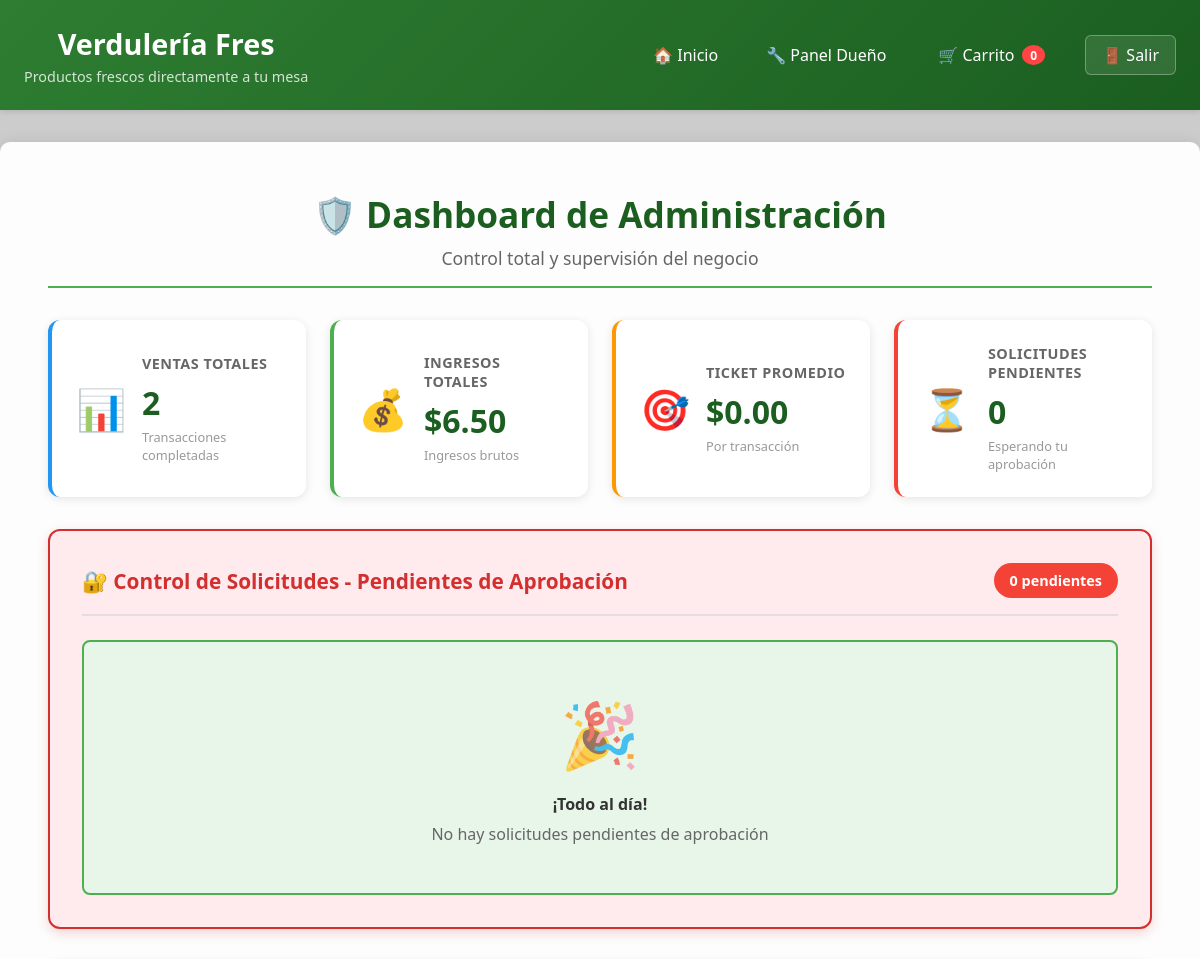
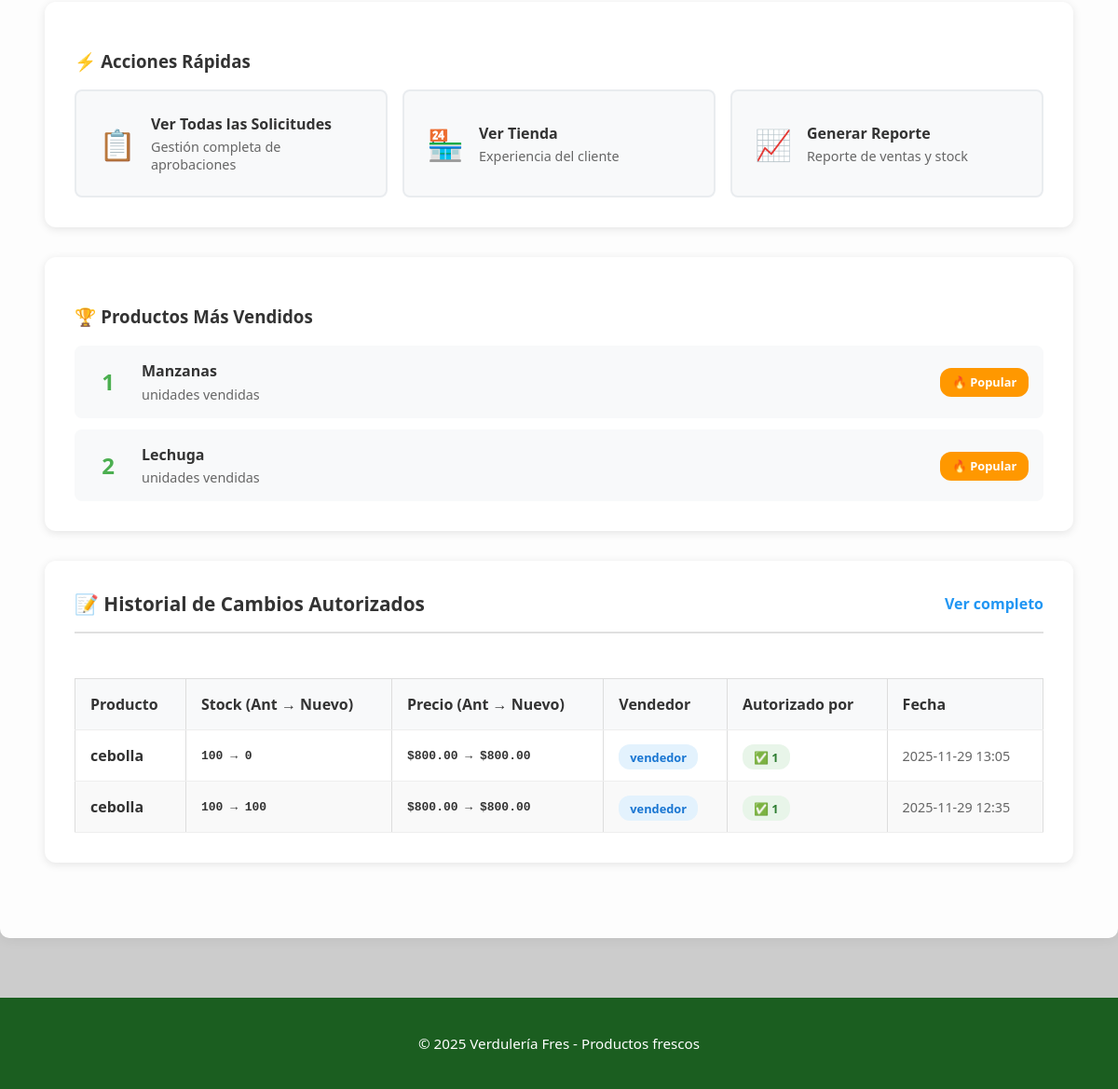
/panel_dueno (signed in), run on the app's committed database (2 pictures, top to bottom).
### tables this page shows
CREATE TABLE productos (
            id INTEGER PRIMARY KEY AUTOINCREMENT,
            nombre TEXT NOT NULL,
            descripcion TEXT,
            precio REAL NOT NULL,
            stock INTEGER NOT NULL DEFAULT 0,
            categoria TEXT,
            imagen_url TEXT,  -- <--- CAMPO NUEVO PARA FOTOS
            vendedor_id INTEGER,
            activo BOOLEAN DEFAULT 1,
            FOREIGN KEY (vendedor_id) REFERENCES usuarios (id)
        );

CREATE TABLE cambios_stock (
            id INTEGER PRIMARY KEY AUTOINCREMENT,
            producto_id INTEGER,
            vendedor_id INTEGER,
            stock_anterior INTEGER,
            stock_nuevo INTEGER,
            precio_anterior REAL,
            precio_nuevo REAL,
            porcentaje_cambio REAL,
            motivo TEXT,
            estado TEXT, -- 'pendiente', 'autorizado', 'rechazado'
            fecha_solicitud DATETIME,
            fecha_autorizacion DATETIME,
            autorizado_por INTEGER
        );

CREATE TABLE usuarios (
            id INTEGER PRIMARY KEY AUTOINCREMENT,
            username TEXT UNIQUE NOT NULL,
            password TEXT NOT NULL,
            rol_id INTEGER NOT NULL,
            email TEXT,
            FOREIGN KEY (rol_id) REFERENCES roles (id)
        );

### app.py (the view)
@app.route("/panel_dueno")
@login_required
@rol_requerido("dueno")
def panel_dueno():
    conn = get_db_connection()
    stats = conn.execute("SELECT COUNT(*) as total_ventas, COALESCE(SUM(total), 0) as total_ingresos FROM ventas WHERE estado='completada'").fetchone()
    pend = conn.execute("SELECT cs.*, p.nombre, u.username as vendedor FROM cambios_stock cs JOIN productos p ON cs.producto_id=p.id JOIN usuarios u ON cs.vendedor_id=u.id WHERE cs.estado='pendiente' ORDER BY cs.fecha_solicitud DESC").fetchall()
    top = conn.execute("SELECT p.nombre, SUM(vi.cantidad) as total FROM venta_items vi JOIN productos p ON vi.producto_id=p.id JOIN ventas v ON vi.venta_id=v.id WHERE v.estado='completada' GROUP BY p.id ORDER BY total DESC LIMIT 5").fetchall()
    aut = conn.execute("SELECT cs.*, p.nombre, u1.username as vendedor FROM cambios_stock cs JOIN productos p ON cs.producto_id=p.id JOIN usuarios u1 ON cs.vendedor_id=u1.id WHERE cs.estado='autorizado' ORDER BY cs.fecha_autorizacion DESC LIMIT 10").fetchall()
    conn.close()
    return render_template("panel_dueno.html", stats=stats, cambios_pendientes=pend, top_productos=top, cambios_autorizados=aut)

### app.py (called while the page is built)
@app.after_request
def set_security_headers(response):
    response.headers['X-Content-Type-Options'] = 'nosniff'
    response.headers['X-Frame-Options'] = 'SAMEORIGIN'
    return response

def get_db_connection():
    conn = sqlite3.connect(DB_PATH)
    conn.row_factory = sqlite3.Row
    return conn

@login_manager.user_loader
def load_user(user_id):
    conn = get_db_connection()
    u = conn.execute("SELECT u.*, r.nombre as rol_nombre FROM usuarios u JOIN roles r ON u.rol_id = r.id WHERE u.id=?", (user_id,)).fetchone()
    conn.close()
    if u: return Usuario(u["id"], u["username"], u["rol_nombre"])
    return None

def rol_requerido(roles_permitidos):
    if not isinstance(roles_permitidos, list): roles_permitidos = [roles_permitidos]
    def decorator(f):
        @wraps(f)
        def decorated_function(*args, **kwargs):
            if not current_user.is_authenticated: return login_manager.unauthorized()
            if current_user.rol not in roles_permitidos:
                flash("⛔ Acceso denegado: No tienes permisos.", "danger")
                return redirect(url_for("index"))
            return f(*args, **kwargs)
        return decorated_function
    return decorator

@app.context_processor
def inject_helpers():
    return dict(obtener_stock_actual=obtener_stock_actual, is_development=is_development)

### templates/panel_dueno.html (shortened to what this page needs)
{% extends 'base.html' %}
{% block content %}
<div class="admin-container">
    <div class="admin-header">
        <h2>🛡️ Dashboard de Administración</h2>
        <p class="subtitle">Control total y supervisión del negocio</p>
    </div>
    {% if stats %}
    <div class="stats-grid">
        <div class="stat-card stat-ventas">
            <div class="stat-icon">📊</div>
            <div class="stat-content">
                <p class="stat-label">Ventas Totales</p>
                <p class="stat-value">{{ stats.total_ventas or 0 }}</p>
                <p class="stat-subtitle">Transacciones completadas</p>
            </div>
        </div>
        <div class="stat-card stat-ingresos">
            <div class="stat-icon">💰</div>
            <div class="stat-content">
                <p class="stat-label">Ingresos Totales</p>
                <p class="stat-value">${{ "%.2f"|format(stats.total_ingresos or 0) }}</p>
                <p class="stat-subtitle">Ingresos brutos</p>
            </div>
        </div>
        <div class="stat-card stat-ticket">
            <div class="stat-icon">🎯</div>
            <div class="stat-content">
                <p class="stat-label">Ticket Promedio</p>
                <p class="stat-value">${{ "%.2f"|format(stats.ticket_promedio or 0) }}</p>
                <p class="stat-subtitle">Por transacción</p>
            </div>
        </div>
        <div class="stat-card stat-pendientes">
            <div class="stat-icon">⏳</div>
            <div class="stat-content">
                <p class="stat-label">Solicitudes Pendientes</p>
                <p class="stat-value">{{ cambios_pendientes|length }}</p>
                <p class="stat-subtitle">Esperando tu aprobación</p>
            </div>
        </div>
    </div>
    {% endif %}
    <div class="section critical-section">
        <div class="section-header">
            <h3>🔐 Control de Solicitudes - Pendientes de Aprobación</h3>
            <span class="badge-pendientes">{{ cambios_pendientes|length }} pendientes</span>
        </div>
        {% if cambios_pendientes %}
          <div class="solicitudes-grid">
            {% for cambio in cambios_pendientes %}
            <div class="solicitud-card {% if cambio.porcentaje_cambio > 50 %}cambio-alto{% elif cambio.porcentaje_cambio < -50 %}cambio-bajo{% endif %}">
                <div class="solicitud-header">
                    <div class="producto-info">
                        <h4>{{ cambio.nombre }}</h4>
                        <span class="vendedor-info">Por: {{ cambio.vendedor }}</span>
                    </div>
                    <div class="fecha-solicitud">
                        {{ cambio.fecha_solicitud[:16] }}
                    </div>
                </div>
                <div class="solicitud-body">
                    <div class="cambio-detalle">
                        <div class="cambio-item">
                            <span class="cambio-label">Stock:</span>
                            <div class="cambio-visual">
                                <span class="valor-anterior">{{ cambio.stock_anterior }}</span>
                                <span class="arrow">→</span>
                                <span class="valor-nuevo">{{ cambio.stock_nuevo }}</span>
                                <span class="porcentaje {% if cambio.porcentaje_cambio > 0 %}positivo{% else %}negativo{% endif %}">
                                    {{ "%+.1f"|format(cambio.porcentaje_cambio) }}%
                                </span>
                            </div>
                        </div>
                        {% if cambio.precio_anterior != cambio.precio_nuevo %}
                        <div class="cambio-item">
                            <span class="cambio-label">Precio:</span>
                            <div class="cambio-visual">
                                <span class="valor-anterior">${{ "%.2f"|format(cambio.precio_anterior) }}</span>
                                <span class="arrow">→</span>
                                <span class="valor-nuevo">${{ "%.2f"|format(cambio.precio_nuevo) }}</span>
                            </div>
                        </div>
                        {% endif %}
                        {% if cambio.motivo %}
                        <div class="motivo-cambio">
                            <strong>Motivo:</strong>
                            <p>{{ cambio.motivo }}</p>
                        </div>
                        {% endif %}
                    </div>
                </div>
                <div class="solicitud-actions">
                    <form method="POST" action="{{ url_for('autorizar_cambio_stock', cambio_id=cambio.id) }}"
                          class="action-form" onsubmit="return confirmarAprobacion(this)">
                        <input type="hidden" name="csrf_token" value="{{ csrf_token() }}">
                        <button type="submit" class="btn btn-success btn-approve">
                            ✅ Autorizar Cambio
                        </button>
                    </form>
                    <form method="POST" action="{{ url_for('rechazar_cambio_stock', cambio_id=cambio.id) }}"
                          class="action-form">
                        <input type="hidden" name="csrf_token" value="{{ csrf_token() }}">
                        <button type="submit" class="btn btn-danger btn-reject"
                                onclick="return confirm('¿Rechazar esta solicitud de {{ cambio.vendedor }}?')">
                            ❌ Rechazar
                        </button>
                    </form>
                    <button class="btn btn-info btn-details"
                            onclick="verDetallesProducto('{{ cambio.producto_id }}')">
                        📊 Ver Detalles
                    </button>
                </div>
            </div>
            {% endfor %}
          </div>
        {% else %}
          <div class="empty-state success-state">
            <div class="empty-icon">🎉</div>
            <h4>¡Todo al día!</h4>
            <p>No hay solicitudes pendientes de aprobación</p>
          </div>
        {% endif %}
    </div>
    <div class="section">
        <h3>⚡ Acciones Rápidas</h3>
        <div class="acciones-rapidas">
            <a href="{{ url_for('solicitudes_pendientes') }}" class="accion-rapida">
                <div class="accion-icon">📋</div>
                <div class="accion-content">
                    <strong>Ver Todas las Solicitudes</strong>
                    <p>Gestión completa de aprobaciones</p>
                </div>
            </a>
            <a href="{{ url_for('index') }}" class="accion-rapida">
                <div class="accion-icon">🏪</div>
                <div class="accion-content">
                    <strong>Ver Tienda</strong>
                    <p>Experiencia del cliente</p>
                </div>
            </a>
            <div class="accion-rapida" onclick="generarReporte()">
                <div class="accion-icon">📈</div>
                <div class="accion-content">
                    <strong>Generar Reporte</strong>
                    <p>Reporte de ventas y stock</p>
                </div>
            </div>
        </div>
    </div>
    {% if top_productos %}
    <div class="section">
        <h3>🏆 Productos Más Vendidos</h3>
        <div class="top-list">
            {% for prod in top_productos %}
            <div class="top-item">
                <span class="top-rank">{{ loop.index }}</span>
                <div class="top-info">
                    <p class="top-nombre">{{ prod.nombre }}</p>
                    <p class="top-cantidad">{{ prod.total_vendido }} unidades vendidas</p>
                </div>
                <div class="top-badge">
                    <span class="badge-ventas">🔥 Popular</span>
                </div>
            </div>
            {% endfor %}
        </div>
    </div>
    {% endif %}
    <div class="section">
        <div class="section-header">
            <h3>📝 Historial de Cambios Autorizados</h3>
            <a href="#" class="btn-link">Ver completo</a>
        </div>
        {% if cambios_autorizados %}
          <div class="historial-table">
            <table>
                <thead>
                    <tr>
                        <th>Producto</th>
                        <th>Stock (Ant → Nuevo)</th>
                        <th>Precio (Ant → Nuevo)</th>
                        <th>Vendedor</th>
                        <th>Autorizado por</th>
                        <th>Fecha</th>
                    </tr>
                </thead>
                <tbody>
                    {% for cambio in cambios_autorizados %}
                    <tr>
                        <td class="producto-cell">
                            <strong>{{ cambio.nombre }}</strong>
                        </td>
                        <td class="cambio-cell">
                            <span class="cambio-stock">
                                {{ cambio.stock_anterior }} → {{ cambio.stock_nuevo }}
                            </span>
                        </td>
                         <td class="cambio-cell">
                            <span class="cambio-precio">
                                ${{ "%.2f"|format(cambio.precio_anterior) }} → ${{ "%.2f"|format(cambio.precio_nuevo) }}
                            </span>
                        </td>
                        <td class="vendedor-cell">
                            <span class="vendedor-badge">{{ cambio.vendedor }}</span>
                        </td>
                        <td class="autorizado-cell">
                            <span class="autorizado-badge">✅ {{ cambio.autorizado_por }}</span>
                        </td>
                        <td class="fecha-cell">
                            {{ cambio.fecha_autorizacion[:16] }}
                        </td>
                    </tr>
                    {% endfor %}
                </tbody>
            </table>
          </div>
        {% else %}
          <p class="empty-state">Aún no hay cambios autorizados en el sistema</p>
        {% endif %}
    </div>
</div>
{% endblock %}

### static/css/style.css (style rules this page uses)
* { box-sizing: border-box; }
html, body { height: 100%; }
body { font-family: "Segoe UI", Arial, sans-serif; background-color: #f8f9fa; margin: 0; padding: 0; color: #333; display: flex; flex-direction: column; background-image: url("https://placehold.co/1920x1080/e8f5e9/388e3c?text=Fondo+Verduler%C3%ADa"); background-size: cover; background-attachment: fixed; background-position: center; background-repeat: no-repeat; }
table { width: 100%; border-collapse: collapse; margin-top: 1.5rem; }
th, td { border: 1px solid #ddd; padding: 1rem; text-align: left; }
th { background-color: #4caf50; color: white; font-weight: 600; }
tr:nth-child(even) { background-color: #f9f9f9; }

### data on the page
productos: nombre "Manzanas"
productos: nombre "Lechuga"
cambios_stock: nombre "cebolla", stock_anterior "100", stock_nuevo "0", precio_anterior "800.00", precio_nuevo "800.00", vendedor "vendedor", autorizado_por "1", fecha_autorizacion "2025-11-29 13:05"
cambios_stock: nombre "cebolla", stock_anterior "100", stock_nuevo "100", precio_anterior "800.00", precio_nuevo "800.00", vendedor "vendedor", autorizado_por "1", fecha_autorizacion "2025-11-29 12:35"

### other printed values
{{ stats.total_ventas or 0 }} "2"
{{ "%.2f"|format(stats.total_ingresos or 0) }} "6.50"
{{ "%.2f"|format(stats.ticket_promedio or 0) }} "0.00"
{{ cambios_pendientes|length }} "0"
